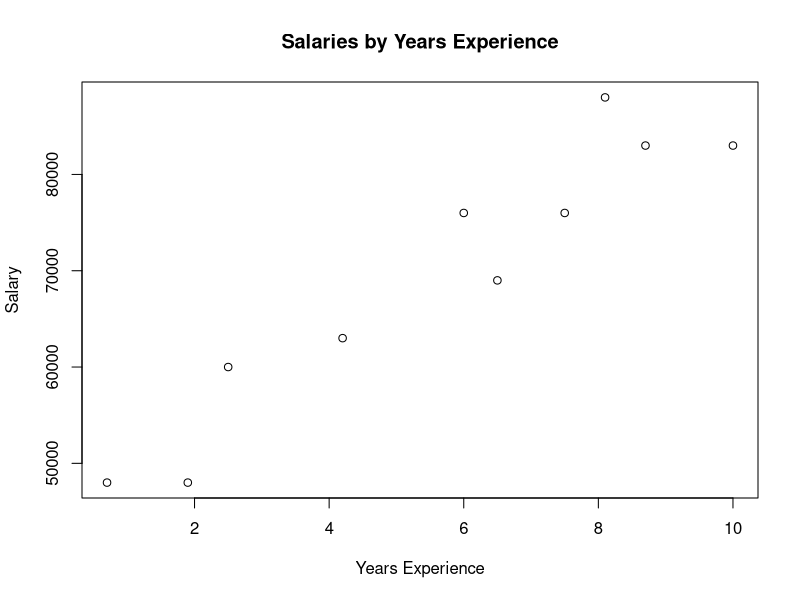
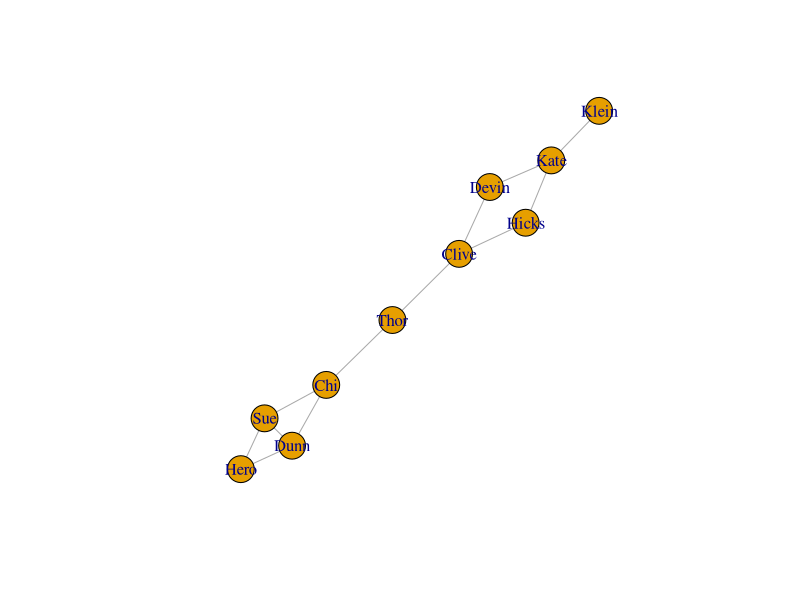
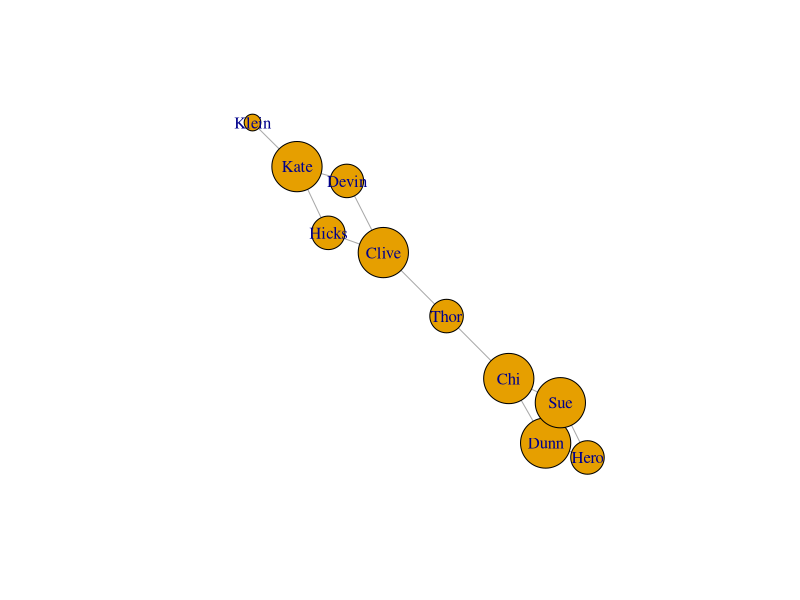
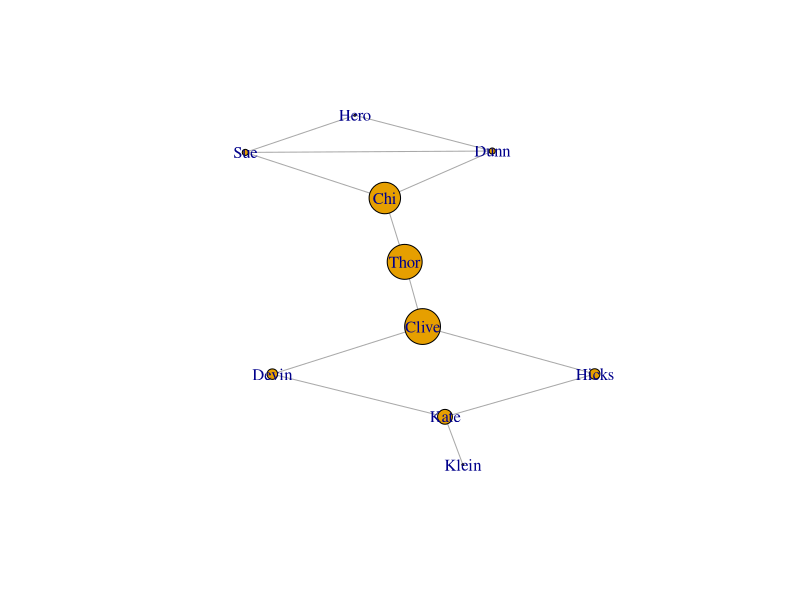

Write R code to recreate these figures, in order.
## ---- chunk 1
users <- c("Hero", "Dunn", "Sue", "Chi", "Thor", "Clive", "Hicks", "Devin", "Kate", "Klein")
## ---- chunk 2
edges <- c("Hero", "Dunn", "Hero", "Sue", "Dunn", "Sue", "Dunn", "Chi", "Sue", "Chi", "Chi", "Thor", "Thor", "Clive", "Clive", "Hicks", "Clive", "Devin", "Hicks", "Kate", "Devin", "Kate", "Kate", "Klein")
friendship_pairs <- matrix(
  data = edges,
  ncol = 2,
  byrow = TRUE
)
friendship_pairs
## ---- chunk 3
compute_friendships <- function(user) {
  c(
    friendship_pairs[, 1][friendship_pairs[, 2] == user],
    friendship_pairs[, 2][friendship_pairs[, 1] == user]
  )
}
friendships <- lapply(users, compute_friendships)
names(friendships) <- users
friendships
## ---- chunk 4
mean(lengths(friendships))
## ---- chunk 5
sort(lengths(friendships), decreasing = TRUE)
## ---- chunk 6
friends_of_friends <- function(user) {
  users_friends <- friendships[[user]]
  friendships[names(friendships) %in% users_friends] |> 
    lapply(\(friends_list) setdiff(friends_list, user)) |> 
    lapply(\(friends_list) setdiff(friends_list, users_friends)) |> 
    unlist() |> 
    table() |> 
    sort(decreasing = TRUE)
}

friends_of_friends("Chi")
## ---- chunk 7
salaries_and_tenures <- data.frame(
  salary = c(83000, 88000, 48000, 76000, 69000, 76000, 60000, 83000, 48000, 63000),
  tenure = c(8.7, 8.1, 0.7, 6, 6.5, 7.5, 2.5, 10, 1.9, 4.2)
)
salaries_and_tenures
## ---- chunk 8
plot(
  salary ~ tenure,
  data = salaries_and_tenures,
  main = "Salaries by Years Experience",
  xlab = "Years Experience",
  ylab = "Salary"
)
## ---- chunk 9
salaries_and_tenures$tenure_bucket <- cut(
  x = salaries_and_tenures$tenure,
  breaks = c(0, 2, 5, Inf),
  labels = c("less than two", "between two and five", "more than five"),
  right = FALSE,
  ordered_result = TRUE
)

aggregate(salary ~ tenure_bucket, data = salaries_and_tenures, mean)
## ---- chunk 10
library(igraph)

g <- make_graph(edges = edges, directed = FALSE)
plot(g)
## ---- chunk 11
V(g)$size <- degree(g) * 10
plot(g, vertex.size = V(g)$size)
## ---- chunk 12
#| classes: preview-image
V(g)$size <- betweenness(g)
plot(g, vertex.size = V(g)$size)
